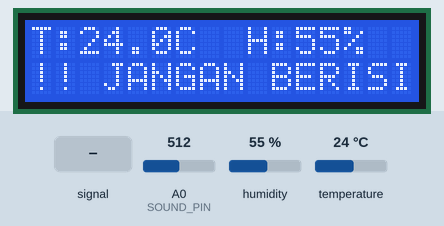
Recording of a sketch running on a simulated ESP8266 (NodeMCU). Parts: 16×2 character LCD. The test bench sets the inputs (shaded band); at power-on: A0 (SOUND_PIN) = 512, humidity 55 %, temperature 24 °C. What the sketch prints to the serial monitor is not drawn.

Above: at 2.5 s.
2.6 s: A0 (SOUND_PIN) set to 412
6.7 s: A0 (SOUND_PIN) set to 383
At 10.4 s:
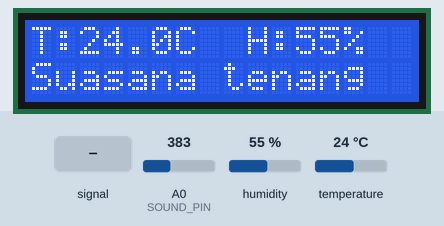
11.1 s: humidity set to 22 %
At 15.2 s:
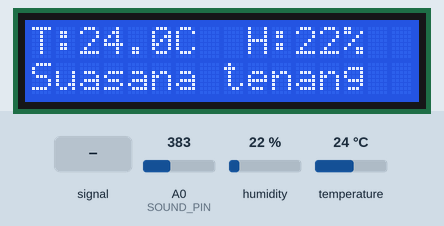
16.0 s: A0 (SOUND_PIN) fed a 200 Hz sine of ±81 counts around its level
At 17.2 s:
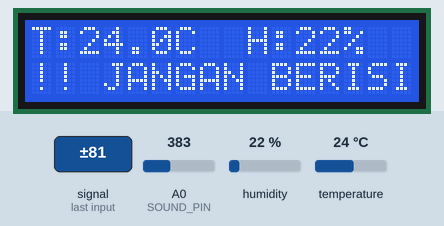
17.8 s: temperature set to 12 °C
At 18.9 s:
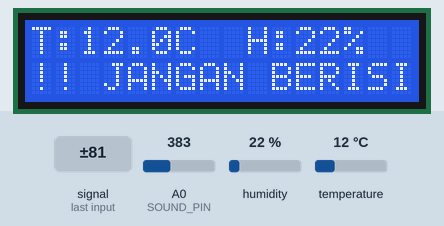
20.1 s: humidity set to 40 %
At 23.2 s:
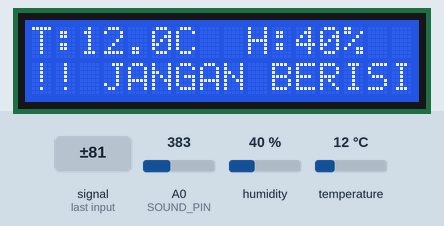
Timing chart, 0 to 24.7 s (numbered marks = the images above; inputs shaded):
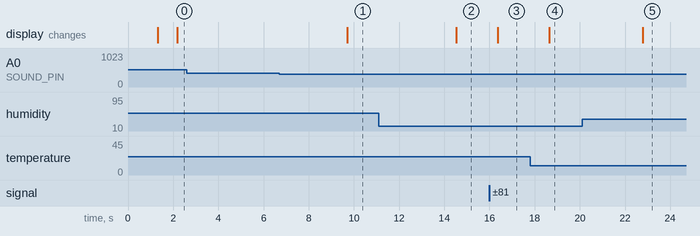

Measured:
- the behaviour switches between 401 and 400 on A0 (SOUND_PIN) (found by bisection; images 0 and 1)
- after the input at 2.6 s, every drawn part: stays the same
- after the input at 6.7 s, the display: changes after 3.0 s (image 1)
- after the input at 11.1 s, the display: changes after 3.4 s (image 2)
- after the input at 16.0 s, the display: changes after 0.38 s (image 3)
- after the input at 17.8 s, the display: changes after 0.84 s (image 4)
- after the input at 20.1 s, the display: changes after 2.7 s (image 5)

The sketch:

temperatur_humidity_noise_monitoring.ino
```cpp
/*
========================================
DHT11 Temperature & Humidity Sensor
========================================
DATA  -> D0  (GPIO16)  // 1-Wire Data
VCC   -> 3.3V          // Power Supply
GND   -> GND           // Ground

NOTE:
- Pasang resistor pull-up 10kΩ antara DATA dan VCC
  jika menggunakan modul bare (tanpa PCB).

========================================
KY-038 / FC-04 Sound Sensor
========================================
A0    -> A0   (ADC)    // Analog Sound Value (0–1023)
D0    -> Not Connected // Tidak dipakai
VCC   -> 3.3V          // Power Supply
GND   -> GND           // Ground

NOTE:
- ESP8266 hanya memiliki 1 pin ADC (A0)
- Tegangan maksimum ADC ESP8266 adalah 1V
- Pastikan output AO sensor tidak melebihi 1V
  atau gunakan voltage divider

========================================
LCD 16x2 I2C (Address 0x27)
========================================
SDA   -> D2  (GPIO4)   // I2C Data
SCL   -> D1  (GPIO5)   // I2C Clock
VCC   -> 3.3V          // Power Supply
GND   -> GND           // Ground
*/

#include <Wire.h>
#include <LiquidCrystal_I2C.h>
#include <DHT.h>

// ─── Pin & Config ──────────────────────────────────────────
#define DHT_PIN         16      // D0
#define DHT_TYPE        DHT11
#define SOUND_PIN       A0

#define SOUND_THRESHOLD 400     // 0–1023, turunkan = lebih sensitif
#define NOISE_WARN_MS   3000    // lama peringatan tampil (ms)
#define SENSOR_READ_MS  2000    // interval baca DHT (ms)

// ─── Objects ───────────────────────────────────────────────
LiquidCrystal_I2C lcd(0x27, 16, 2);
DHT               dht(DHT_PIN, DHT_TYPE);

// ─── State ─────────────────────────────────────────────────
float         lastTemp     = 0;
float         lastHum      = 0;
bool          noiseWarning = false;
unsigned long noiseWarnTime  = 0;
unsigned long lastSensorRead = 0;

// ─── Tampilkan suhu & kelembaban di baris 0 ────────────────
void showTempHum(float t, float h) {
  lcd.setCursor(0, 0);
  if (isnan(t) || isnan(h)) {
    lcd.print("Sensor error!   ");
    return;
  }
  // Format: "T:28.5C  H:72%  "
  String line = "T:";
  line += String(t, 1);
  line += "C  H:";
  line += String((int)h);
  line += "%  ";
  while (line.length() < 16) line += " ";
  lcd.print(line.substring(0, 16));
}

// ─── Tampilkan status di baris 1 ───────────────────────────
void showStatus() {
  lcd.setCursor(0, 1);
  if (noiseWarning) {
    lcd.print("!! JANGAN BERISIK");  // 16 char pas
  } else {
    lcd.print("Suasana tenang  ");
  }
}

// ───────────────────────────────────────────────────────────
void setup() {
  Serial.begin(115200);

  // Init I2C & LCD
  Wire.begin(4, 5);   // SDA=GPIO4(D2), SCL=GPIO5(D1)
  lcd.init();
  lcd.backlight();
  lcd.clear();
  lcd.setCursor(0, 0);
  lcd.print(" Room  Monitor  ");
  lcd.setCursor(0, 1);
  lcd.print("  Starting...   ");
  delay(1200);
  lcd.clear();

  // Init DHT
  dht.begin();

  Serial.println(F("System ready."));
}

// ───────────────────────────────────────────────────────────
void loop() {
  unsigned long now = millis();

  // ── 1. Baca sensor suara setiap loop ─────────────────────
  int soundVal = analogRead(SOUND_PIN);
  Serial.print(F("Sound: ")); Serial.println(soundVal);

  if (soundVal > SOUND_THRESHOLD) {
    noiseWarning  = true;
    noiseWarnTime = now;
    Serial.println(F("!! Noise detected"));
  }

  // ── 2. Reset peringatan setelah NOISE_WARN_MS ────────────
  if (noiseWarning && (now - noiseWarnTime >= NOISE_WARN_MS)) {
    noiseWarning = false;
  }

  // ── 3. Baca DHT setiap SENSOR_READ_MS ───────────────────
  if (now - lastSensorRead >= SENSOR_READ_MS) {
    lastSensorRead = now;

    float t = dht.readTemperature();
    float h = dht.readHumidity();

    if (!isnan(t) && !isnan(h)) {
      lastTemp = t;
      lastHum  = h;
    }

    Serial.print(F("Temp: ")); Serial.print(lastTemp);
    Serial.print(F("C  Hum: ")); Serial.println(lastHum);

    showTempHum(lastTemp, lastHum);
  }

  // ── 4. Update baris 1 LCD setiap loop ───────────────────
  showStatus();

  delay(100);   // polling ~10x per detik
}
```
